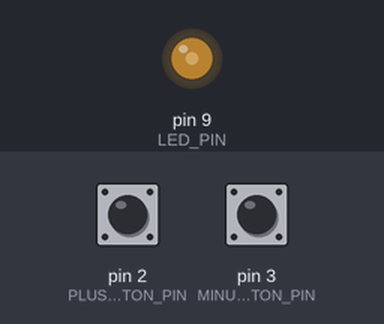
The sketch below on a simulated Arduino Uno, built with avr-gcc and run on an emulated ATmega328P. On the bench: output pins drawn as LEDs (lit = HIGH). The test bench sets the inputs (shaded band); at power-on: pin 2 (PLUS_BUTTON_PIN) HIGH, pin 3 (MINUS_BUTTON_PIN) HIGH.

Above: at 1.2 s.
1.3 s: pin 2 (PLUS_BUTTON_PIN) pulled LOW for 0.15 s
At 1.7 s:
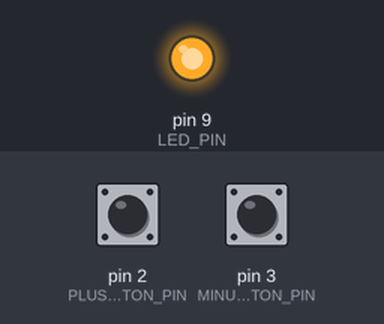
2.9 s: pin 3 (MINUS_BUTTON_PIN) pulled LOW for 0.15 s
At 3.3 s:
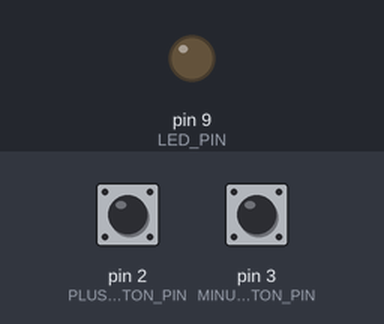
4.5 s: pin 2 (PLUS_BUTTON_PIN) pulled LOW for 1 s
At 5.4 s:
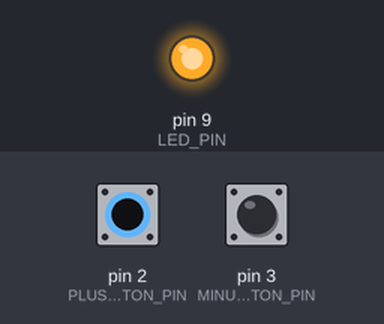
7.0 s: pin 3 (MINUS_BUTTON_PIN) pulled LOW for 1 s
At 7.9 s:
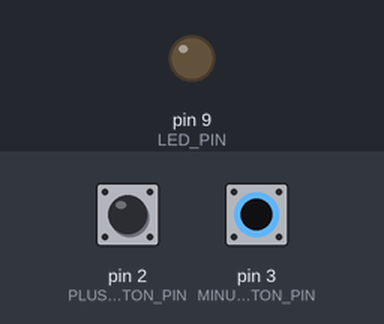
9.5 s: pin 2 (PLUS_BUTTON_PIN) pulled LOW for 3.2 s
At 10.0 s:
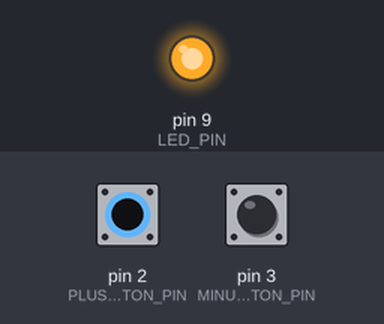
Timing chart, 0 to 12.5 s (numbered marks = the images above; inputs shaded):
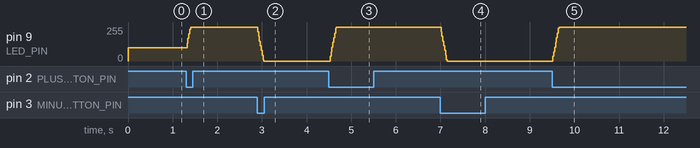

The sketch:

bonus1.ino
```cpp
#include <Arduino.h>

#define PLUS_BUTTON_PIN 2
#define MINUS_BUTTON_PIN 3
#define LED_PIN 9

const int BUTTONS[2] = {PLUS_BUTTON_PIN, MINUS_BUTTON_PIN};

int brightness = 100;
bool wasUp[2] = {true, true};

int getBrightness()
{
    if (!wasUp[0])
        brightness += 35;

    if (!wasUp[1])
        brightness -= 35;

    brightness = constrain(brightness, 0, 255);

    return brightness;
}

void handleClick()
{
    for (int pin = 0; pin < 2; pin++)
    {
        bool isUp = digitalRead(BUTTONS[pin]);

        delay(10);
        isUp = digitalRead(BUTTONS[pin]);

        wasUp[pin] = isUp;
    }
}

void setup()
{
    pinMode(LED_PIN, OUTPUT);
    pinMode(PLUS_BUTTON_PIN, INPUT_PULLUP);
    pinMode(MINUS_BUTTON_PIN, INPUT_PULLUP);
}

void loop()
{
    analogWrite(LED_PIN, getBrightness()); // функция возвращает значение яркости прямо в функцию analogWrite()

    handleClick();
}
/*
Опеределение текущего состояник кнопок происходит в функции `handleClick`. Расчёт яркости происходит отдельно в функции `getBrightness` из записанного состояния кнопок в массиве `wasUp`.
*/
// https://drive.google.com/file/d/1sqKIU250QPInDy3OGYQ9eiJZod9uH4ji/view?usp=drive_link
```

Measured:
- after the input at 1.3 s, pin 9 (LED_PIN): 100/255 → 255/255 at once
- after the input at 2.9 s, pin 9 (LED_PIN): 255/255 → 0/255 at once
- after the input at 4.5 s, pin 9 (LED_PIN): 0/255 → 255/255 at once
- after the input at 7.0 s, pin 9 (LED_PIN): 255/255 → 0/255 at once
- after the input at 9.5 s, pin 9 (LED_PIN): 0/255 → 255/255 at once
